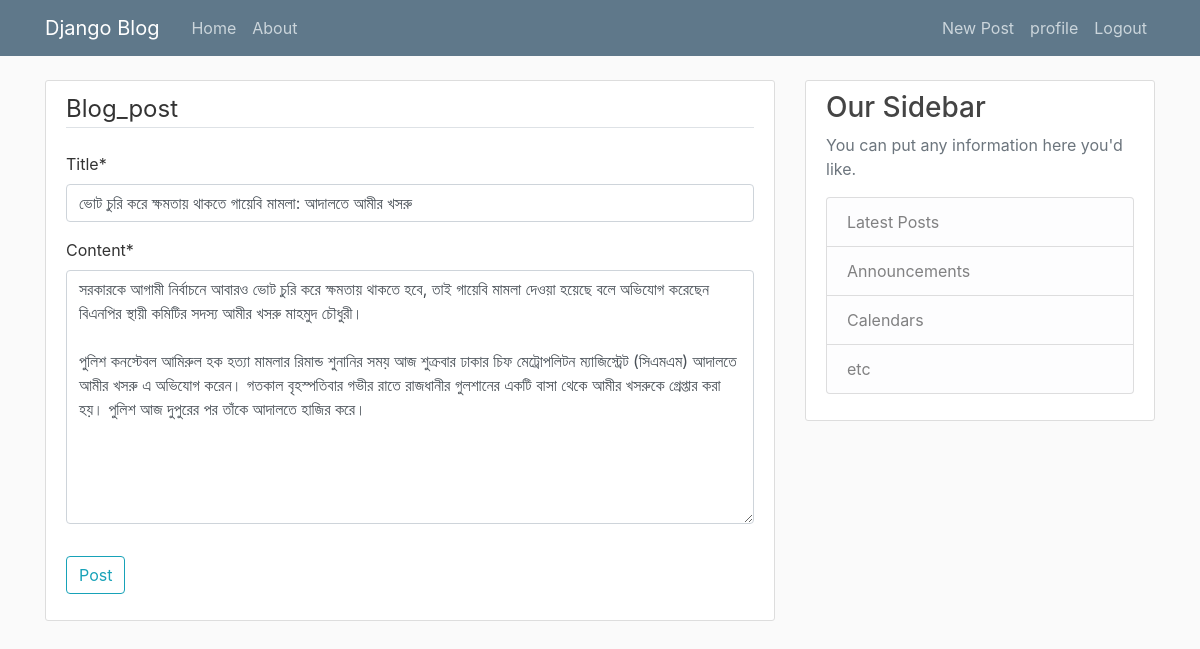
The page /post/4/update/ (signed in) on the database its author committed.
### Blog/models.py (models this page shows, shortened)
class Post(models.Model):
    title = models.CharField(max_length=150)
    content = models.TextField()
    post_datetime = models.DateTimeField(default=timezone.now)
    author = models.ForeignKey(User, on_delete=models.CASCADE)

### Blog/views.py (the view, shortened to what this page needs)
# urls.py: path('post/<int:pk>/update/', PostUpdateView.as_view(), name="post-update"),
class PostUpdateView(UserPassesTestMixin, UpdateView):
    model = Post
    fields = ['title', 'content']
    template_name = 'post_forms.html'
    def test_func(self):
        post = self.get_object()
        if self.request.user == post.author:
            return True
        return False

### Blog/Templates/post_forms.html (shortened to what this page needs)
{% extends "base.html" %}
{% load crispy_forms_tags %}
{% block content %}
<div class="content-section">
    <form method="POST">
        <fieldset class="form-group">
            <legend class="border-bottom mb-4"> Blog_post</legend>
            {{ form| crispy}}
        </fieldset>
        <div class="form-group">
            <button class="btn btn-outline-info" type="submit">Post</button>
        </div>
    </form>
</div>
{% endblock %}

### Blog/static/blog/main.css (style rules this page uses)
body { background: #fafafa; color: #333333; margin-top: 5rem; }
.content-section { background: #ffffff; padding: 10px 20px; border: 1px solid #dddddd; border-radius: 3px; margin-bottom: 20px; }

### rows shown on the page
Post: title "ভোট চুরি করে ক্ষমতায় থাকতে গায়েবি মামলা: আদালতে আমীর খসরু", content "সরকারকে আগামী নির্বাচনে আবারও ভোট চুরি করে ক্ষমতায় থাকতে হবে, তাই গায়েবি মামলা দেওয়া হয়েছে বলে অভিযোগ করেছেন বিএনপির স্থায়ী কমিটির সদস্য আমীর খসরু মাহমুদ চৌধুরী। পুলিশ কনস্টেবল আমিরুল হক হত্যা মামলার রিমান্ড শুনানির সময় আজ শুক্রবার ঢাকার চিফ মেট্রোপলিটন ম্যাজিস্ট্রেট (সিএমএম) আদালতে আমীর খসরু এ অভিযোগ করেন। গতকাল বৃহস্পতিবার গভীর রাতে রাজধানীর গুলশানের একটি বাসা থেকে আমীর খসরুকে গ্রেপ্তার করা হয়। পুলিশ আজ দুপুরের পর তাঁকে আদালতে হাজির করে।"
